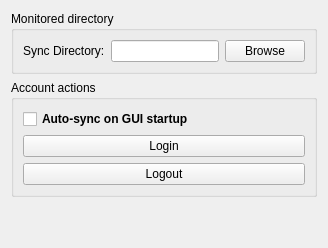
       <widget class="QWidget" name="monitored_tab_2">
        <attribute name="title">
         <string>Monitored Files</string>
        </attribute>
        <layout class="QVBoxLayout" name="verticalLayout_5">
         <item>
          <widget class="QGroupBox" name="groupBox_8">
           <property name="title">
            <string>Monitored directory</string>
           </property>
           <layout class="QGridLayout" name="gridLayout_9">
            <item row="1" column="0">
             <layout class="QGridLayout" name="gridLayout_5">
              <item row="0" column="2">
               <widget class="QPushButton" name="pushButton_sync_dir_browse">
                <property name="text">
                 <string>Browse</string>
                </property>
               </widget>
              </item>
              <item row="0" column="0">
               <widget class="QLabel" name="label_sync_dir">
                <property name="toolTip">
                 <string>Specify local sync directory location for this profile.</string>
                </property>
                <property name="text">
                 <string>Sync Directory:</string>
                </property>
               </widget>
              </item>
              <item row="0" column="1">
               <widget class="QLineEdit" name="lineEdit_sync_dir"/>
              </item>
             </layout>
            </item>
           </layout>
          </widget>
         </item>
         <item>
          <widget class="QGroupBox" name="groupBox_12">
           <property name="title">
            <string>Account actions</string>
           </property>
           <layout class="QGridLayout" name="gridLayout_3">
            <item row="0" column="0">
             <widget class="QCheckBox" name="checkBox_auto_sync">
              <property name="font">
               <font>
                <bold>true</bold>
               </font>
              </property>
              <property name="toolTip">
               <string>Automatically start sync for this profile when OneDriveGUI starts.</string>
              </property>
              <property name="text">
               <string>Auto-sync on GUI startup</string>
              </property>
             </widget>
            </item>
            <item row="2" column="0">
             <widget class="QPushButton" name="pushButton_logout">
              <property name="toolTip">
               <string>Logout user from this profile and force login during next sync attempt. </string>
              </property>
              <property name="text">
               <string>Logout</string>
              </property>
             </widget>
            </item>
            <item row="1" column="0">
             <widget class="QPushButton" name="pushButton_login">
              <property name="text">
               <string>Login</string>
              </property>
             </widget>
            </item>
           </layout>
          </widget>
         </item>
         <item>
          <spacer name="verticalSpacer_3">
           <property name="orientation">
            <enum>Qt::Vertical</enum>
           </property>
           <property name="sizeHint" stdset="0">
            <size>
             <width>20</width>
             <height>40</height>
            </size>
           </property>
          </spacer>
         </item>
        </layout>
       </widget>
